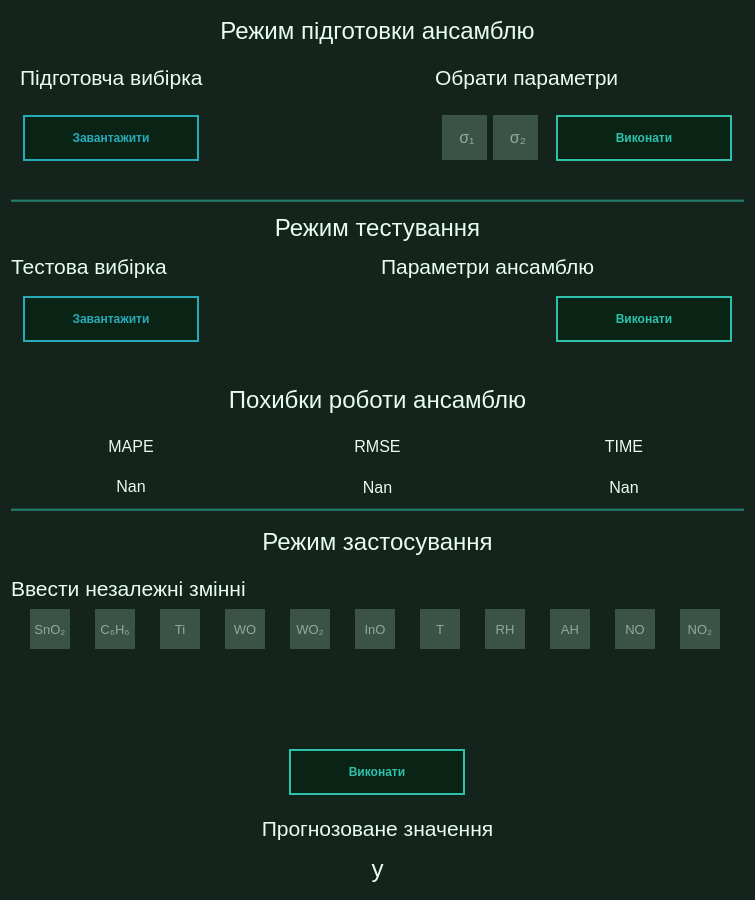
<?xml version="1.0" encoding="UTF-8"?>
<ui version="4.0">
 <class>MLApp</class>
 <widget class="QWidget" name="MLApp">
  <property name="windowModality">
   <enum>Qt::ApplicationModal</enum>
  </property>
  <property name="geometry">
   <rect>
    <x>0</x>
    <y>0</y>
    <width>755</width>
    <height>900</height>
   </rect>
  </property>
  <property name="minimumSize">
   <size>
    <width>700</width>
    <height>900</height>
   </size>
  </property>
  <property name="maximumSize">
   <size>
    <width>1000</width>
    <height>1000</height>
   </size>
  </property>
  <property name="windowTitle">
   <string>Ансамбль мереж GRNN для відновлення втрачених даних показників хімічного складу повітряного середовища</string>
  </property>
  <property name="styleSheet">
   <string notr="true">background-color: rgb(20, 35, 27);
color: rgb(230, 254, 240);</string>
  </property>
  <layout class="QVBoxLayout" name="verticalLayout_3">
   <item>
    <layout class="QVBoxLayout" name="main_layout" stretch="0,0,0,0,0,0,0,0,0,0,0,0,0,0,0,0">
     <item>
      <widget class="QLabel" name="s1_title">
       <property name="minimumSize">
        <size>
         <width>700</width>
         <height>40</height>
        </size>
       </property>
       <property name="maximumSize">
        <size>
         <width>1000</width>
         <height>40</height>
        </size>
       </property>
       <property name="font">
        <font>
         <family>Helvetica</family>
         <pointsize>18</pointsize>
         <weight>50</weight>
         <bold>false</bold>
        </font>
       </property>
       <property name="styleSheet">
        <string notr="true">border-bottom-color: #065446;</string>
       </property>
       <property name="text">
        <string>Режим підготовки ансамблю</string>
       </property>
       <property name="alignment">
        <set>Qt::AlignCenter</set>
       </property>
       <property name="textInteractionFlags">
        <set>Qt::TextSelectableByMouse</set>
       </property>
      </widget>
     </item>
     <item>
      <layout class="QHBoxLayout" name="s1_labels_layout" stretch="0,0">
       <property name="sizeConstraint">
        <enum>QLayout::SetFixedSize</enum>
       </property>
       <item>
        <widget class="QLabel" name="s1_upload_label">
         <property name="minimumSize">
          <size>
           <width>400</width>
           <height>40</height>
          </size>
         </property>
         <property name="maximumSize">
          <size>
           <width>400</width>
           <height>40</height>
          </size>
         </property>
         <property name="font">
          <font>
           <family>Helvetica</family>
           <pointsize>16</pointsize>
           <weight>50</weight>
           <bold>false</bold>
          </font>
         </property>
         <property name="text">
          <string>Підготовча вибірка</string>
         </property>
        </widget>
       </item>
       <item>
        <widget class="QLabel" name="s1_param_label">
         <property name="minimumSize">
          <size>
           <width>300</width>
           <height>40</height>
          </size>
         </property>
         <property name="maximumSize">
          <size>
           <width>300</width>
           <height>40</height>
          </size>
         </property>
         <property name="font">
          <font>
           <family>Helvetica</family>
           <pointsize>16</pointsize>
           <weight>50</weight>
           <bold>false</bold>
          </font>
         </property>
         <property name="text">
          <string>Обрати параметри</string>
         </property>
        </widget>
       </item>
      </layout>
     </item>
     <item>
      <layout class="QHBoxLayout" name="s1_widgets_layout">
       <item>
        <layout class="QGridLayout" name="gridLayout">
         <item row="0" column="2">
          <widget class="QLineEdit" name="s1_sigma_1_input">
           <property name="minimumSize">
            <size>
             <width>45</width>
             <height>45</height>
            </size>
           </property>
           <property name="maximumSize">
            <size>
             <width>45</width>
             <height>45</height>
            </size>
           </property>
           <property name="font">
            <font>
             <family>Helvetica</family>
             <pointsize>12</pointsize>
             <weight>50</weight>
             <bold>false</bold>
            </font>
           </property>
           <property name="styleSheet">
            <string notr="true">background-color: #3b5249;
border: 1 px solid #158467;
height: 40px;
padding: 0px 0px 0px 5px;
</string>
           </property>
           <property name="inputMethodHints">
            <set>Qt::ImhDigitsOnly</set>
           </property>
           <property name="inputMask">
            <string/>
           </property>
           <property name="text">
            <string/>
           </property>
           <property name="maxLength">
            <number>10</number>
           </property>
           <property name="alignment">
            <set>Qt::AlignCenter</set>
           </property>
           <property name="placeholderText">
            <string>σ₁</string>
           </property>
          </widget>
         </item>
         <item row="1" column="0">
          <widget class="QLabel" name="s1_upload_status">
           <property name="text">
            <string/>
           </property>
          </widget>
         </item>
         <item row="0" column="4">
          <widget class="QPushButton" name="s1_run_button">
           <property name="minimumSize">
            <size>
             <width>200</width>
             <height>70</height>
            </size>
           </property>
           <property name="maximumSize">
            <size>
             <width>200</width>
             <height>70</height>
            </size>
           </property>
           <property name="font">
            <font>
             <weight>75</weight>
             <bold>true</bold>
            </font>
           </property>
           <property name="styleSheet">
            <string notr="true">QPushButton{
	color: #2ec1ac;
	background-color: #092415;
	border: 2px solid #2ec1ac;
	padding-top: 10px;
	padding-bottom: 10px;
	padding-left: 25px;
	padding-right: 25px;
	font-weight: Bold;
	margin: 12px;
}

QPushButton:pressed {
    background-color: #2ec1ac;
	color: #092415;
}
</string>
           </property>
           <property name="text">
            <string>Виконати</string>
           </property>
          </widget>
         </item>
         <item row="0" column="0">
          <widget class="QPushButton" name="s1_upload_button">
           <property name="minimumSize">
            <size>
             <width>200</width>
             <height>70</height>
            </size>
           </property>
           <property name="maximumSize">
            <size>
             <width>200</width>
             <height>70</height>
            </size>
           </property>
           <property name="font">
            <font>
             <weight>75</weight>
             <bold>true</bold>
            </font>
           </property>
           <property name="cursor">
            <cursorShape>PointingHandCursor</cursorShape>
           </property>
           <property name="mouseTracking">
            <bool>false</bool>
           </property>
           <property name="styleSheet">
            <string notr="true">QPushButton{
	color: #28abb9;
	background-color: #092415;
	border: 2px solid #28abb9;
	padding-top: 10px;
	padding-bottom: 10px;
	padding-left: 25px;
	padding-right: 25px;
	font-weight: Bold;
	margin: 12px;
}

QPushButton:pressed {
    background-color: #28abb9;
	color: #092415;
}
</string>
           </property>
           <property name="text">
            <string>Завантажити</string>
           </property>
          </widget>
         </item>
         <item row="0" column="3">
          <widget class="QLineEdit" name="s1_sigma_2_input">
           <property name="minimumSize">
            <size>
             <width>45</width>
             <height>45</height>
            </size>
           </property>
           <property name="maximumSize">
            <size>
             <width>45</width>
             <height>45</height>
            </size>
           </property>
           <property name="font">
            <font>
             <family>Helvetica</family>
             <pointsize>12</pointsize>
             <weight>50</weight>
             <bold>false</bold>
            </font>
           </property>
           <property name="styleSheet">
            <string notr="true">background-color: #3b5249;
border: 1 px solid #158467;
height: 40px;
padding: 0px 0px 0px 5px;
</string>
           </property>
           <property name="inputMask">
            <string/>
           </property>
           <property name="text">
            <string/>
           </property>
           <property name="alignment">
            <set>Qt::AlignCenter</set>
           </property>
           <property name="placeholderText">
            <string>σ₂</string>
           </property>
          </widget>
         </item>
         <item row="0" column="1">
          <spacer name="horizontalSpacer">
           <property name="orientation">
            <enum>Qt::Horizontal</enum>
           </property>
           <property name="sizeHint" stdset="0">
            <size>
             <width>200</width>
             <height>20</height>
            </size>
           </property>
          </spacer>
         </item>
         <item row="1" column="2" colspan="3">
          <widget class="QLabel" name="sigma_label">
           <property name="text">
            <string/>
           </property>
          </widget>
         </item>
        </layout>
       </item>
      </layout>
     </item>
     <item>
      <widget class="Line" name="s1_s2_seperator_line">
       <property name="styleSheet">
        <string notr="true">background-color: #206a5d;</string>
       </property>
       <property name="orientation">
        <enum>Qt::Horizontal</enum>
       </property>
      </widget>
     </item>
     <item>
      <widget class="QLabel" name="s2_title">
       <property name="minimumSize">
        <size>
         <width>700</width>
         <height>40</height>
        </size>
       </property>
       <property name="maximumSize">
        <size>
         <width>1000</width>
         <height>40</height>
        </size>
       </property>
       <property name="font">
        <font>
         <family>Helvetica</family>
         <pointsize>18</pointsize>
         <weight>50</weight>
         <bold>false</bold>
        </font>
       </property>
       <property name="text">
        <string>Режим тестування</string>
       </property>
       <property name="alignment">
        <set>Qt::AlignCenter</set>
       </property>
      </widget>
     </item>
     <item>
      <layout class="QHBoxLayout" name="s2_labels_layout" stretch="0,0">
       <property name="sizeConstraint">
        <enum>QLayout::SetMinimumSize</enum>
       </property>
       <item>
        <widget class="QLabel" name="s2_upload_label">
         <property name="minimumSize">
          <size>
           <width>0</width>
           <height>24</height>
          </size>
         </property>
         <property name="maximumSize">
          <size>
           <width>16777215</width>
           <height>24</height>
          </size>
         </property>
         <property name="font">
          <font>
           <family>Helvetica</family>
           <pointsize>16</pointsize>
           <weight>50</weight>
           <bold>false</bold>
          </font>
         </property>
         <property name="text">
          <string>Тестова вибірка</string>
         </property>
        </widget>
       </item>
       <item>
        <widget class="QLabel" name="s2_param_label">
         <property name="minimumSize">
          <size>
           <width>0</width>
           <height>24</height>
          </size>
         </property>
         <property name="maximumSize">
          <size>
           <width>16777215</width>
           <height>24</height>
          </size>
         </property>
         <property name="font">
          <font>
           <family>Helvetica</family>
           <pointsize>16</pointsize>
           <weight>50</weight>
           <italic>false</italic>
           <bold>false</bold>
           <stylestrategy>PreferAntialias</stylestrategy>
          </font>
         </property>
         <property name="text">
          <string>Параметри ансамблю</string>
         </property>
        </widget>
       </item>
      </layout>
     </item>
     <item>
      <layout class="QHBoxLayout" name="s2_widgets_layout">
       <item>
        <layout class="QGridLayout" name="gridLayout_2">
         <item row="1" column="0">
          <widget class="QLabel" name="s2_upload_status">
           <property name="text">
            <string/>
           </property>
          </widget>
         </item>
         <item row="0" column="1">
          <spacer name="horizontalSpacer_2">
           <property name="orientation">
            <enum>Qt::Horizontal</enum>
           </property>
           <property name="sizeHint" stdset="0">
            <size>
             <width>200</width>
             <height>20</height>
            </size>
           </property>
          </spacer>
         </item>
         <item row="0" column="0">
          <widget class="QPushButton" name="s2_upload_button">
           <property name="minimumSize">
            <size>
             <width>200</width>
             <height>70</height>
            </size>
           </property>
           <property name="maximumSize">
            <size>
             <width>200</width>
             <height>70</height>
            </size>
           </property>
           <property name="font">
            <font>
             <weight>75</weight>
             <bold>true</bold>
            </font>
           </property>
           <property name="cursor">
            <cursorShape>PointingHandCursor</cursorShape>
           </property>
           <property name="styleSheet">
            <string notr="true">QPushButton{
	color: #28abb9;
	background-color: #092415;
	border: 2px solid #28abb9;
	padding-top: 10px;
	padding-bottom: 10px;
	padding-left: 25px;
	padding-right: 25px;
	font-weight: Bold;
	margin: 12px;
}

QPushButton:pressed {
    background-color: #28abb9;
	color: #092415;
}</string>
           </property>
           <property name="text">
            <string>Завантажити</string>
           </property>
          </widget>
         </item>
         <item row="0" column="2">
          <widget class="QPushButton" name="s2_run_button">
           <property name="minimumSize">
            <size>
             <width>200</width>
             <height>70</height>
            </size>
           </property>
           <property name="maximumSize">
            <size>
             <width>200</width>
             <height>70</height>
            </size>
           </property>
           <property name="font">
            <font>
             <weight>75</weight>
             <bold>true</bold>
            </font>
           </property>
           <property name="styleSheet">
            <string notr="true">QPushButton{
	color: #2ec1ac;
	background-color: #092415;
	border: 2px solid #2ec1ac;
	padding-top: 10px;
	padding-bottom: 10px;
	padding-left: 25px;
	padding-right: 25px;
	font-weight: Bold;
	margin: 12px;
}

QPushButton:pressed {
    background-color: #2ec1ac;
	color: #092415;
}</string>
           </property>
           <property name="text">
            <string>Виконати</string>
           </property>
          </widget>
         </item>
        </layout>
       </item>
      </layout>
     </item>
     <item>
      <widget class="QLabel" name="s3_title">
       <property name="minimumSize">
        <size>
         <width>700</width>
         <height>40</height>
        </size>
       </property>
       <property name="maximumSize">
        <size>
         <width>1000</width>
         <height>40</height>
        </size>
       </property>
       <property name="font">
        <font>
         <family>Helvetica</family>
         <pointsize>18</pointsize>
         <weight>50</weight>
         <bold>false</bold>
        </font>
       </property>
       <property name="text">
        <string>Похибки роботи ансамблю</string>
       </property>
       <property name="alignment">
        <set>Qt::AlignCenter</set>
       </property>
      </widget>
     </item>
     <item>
      <layout class="QGridLayout" name="s3_widgets_layout">
       <item row="1" column="1">
        <widget class="QLabel" name="s3_rmse_value_label">
         <property name="minimumSize">
          <size>
           <width>200</width>
           <height>20</height>
          </size>
         </property>
         <property name="maximumSize">
          <size>
           <width>300</width>
           <height>30</height>
          </size>
         </property>
         <property name="font">
          <font>
           <family>Helvetica</family>
           <pointsize>12</pointsize>
          </font>
         </property>
         <property name="text">
          <string>Nan</string>
         </property>
         <property name="alignment">
          <set>Qt::AlignCenter</set>
         </property>
        </widget>
       </item>
       <item row="0" column="0">
        <widget class="QLabel" name="s3_mape_label">
         <property name="minimumSize">
          <size>
           <width>200</width>
           <height>30</height>
          </size>
         </property>
         <property name="maximumSize">
          <size>
           <width>300</width>
           <height>40</height>
          </size>
         </property>
         <property name="font">
          <font>
           <family>Helvetica</family>
           <pointsize>12</pointsize>
           <weight>50</weight>
           <bold>false</bold>
          </font>
         </property>
         <property name="text">
          <string>MAPE</string>
         </property>
         <property name="alignment">
          <set>Qt::AlignCenter</set>
         </property>
        </widget>
       </item>
       <item row="1" column="0">
        <widget class="QLabel" name="s3_mape_value_label">
         <property name="minimumSize">
          <size>
           <width>200</width>
           <height>20</height>
          </size>
         </property>
         <property name="maximumSize">
          <size>
           <width>300</width>
           <height>30</height>
          </size>
         </property>
         <property name="font">
          <font>
           <family>Helvetica</family>
           <pointsize>12</pointsize>
          </font>
         </property>
         <property name="text">
          <string>Nan</string>
         </property>
         <property name="textFormat">
          <enum>Qt::RichText</enum>
         </property>
         <property name="alignment">
          <set>Qt::AlignCenter</set>
         </property>
         <property name="buddy">
          <cstring></cstring>
         </property>
        </widget>
       </item>
       <item row="0" column="1">
        <widget class="QLabel" name="s3_rmse_label">
         <property name="minimumSize">
          <size>
           <width>200</width>
           <height>30</height>
          </size>
         </property>
         <property name="maximumSize">
          <size>
           <width>300</width>
           <height>40</height>
          </size>
         </property>
         <property name="font">
          <font>
           <family>Helvetica</family>
           <pointsize>12</pointsize>
           <weight>50</weight>
           <italic>false</italic>
           <bold>false</bold>
           <stylestrategy>PreferAntialias</stylestrategy>
           <kerning>false</kerning>
          </font>
         </property>
         <property name="text">
          <string>RMSE</string>
         </property>
         <property name="alignment">
          <set>Qt::AlignCenter</set>
         </property>
        </widget>
       </item>
       <item row="0" column="2">
        <widget class="QLabel" name="s3_time_label">
         <property name="minimumSize">
          <size>
           <width>200</width>
           <height>30</height>
          </size>
         </property>
         <property name="maximumSize">
          <size>
           <width>300</width>
           <height>40</height>
          </size>
         </property>
         <property name="font">
          <font>
           <family>Helvetica</family>
           <pointsize>12</pointsize>
          </font>
         </property>
         <property name="text">
          <string>TIME</string>
         </property>
         <property name="alignment">
          <set>Qt::AlignCenter</set>
         </property>
        </widget>
       </item>
       <item row="1" column="2">
        <widget class="QLabel" name="s3_time_value_label">
         <property name="minimumSize">
          <size>
           <width>200</width>
           <height>20</height>
          </size>
         </property>
         <property name="maximumSize">
          <size>
           <width>300</width>
           <height>30</height>
          </size>
         </property>
         <property name="font">
          <font>
           <family>Helvetica</family>
           <pointsize>12</pointsize>
          </font>
         </property>
         <property name="text">
          <string>Nan</string>
         </property>
         <property name="alignment">
          <set>Qt::AlignCenter</set>
         </property>
        </widget>
       </item>
      </layout>
     </item>
     <item>
      <widget class="Line" name="line_2">
       <property name="styleSheet">
        <string notr="true">background-color: #206a5d;</string>
       </property>
       <property name="orientation">
        <enum>Qt::Horizontal</enum>
       </property>
      </widget>
     </item>
     <item>
      <widget class="QLabel" name="s4_title">
       <property name="minimumSize">
        <size>
         <width>700</width>
         <height>40</height>
        </size>
       </property>
       <property name="maximumSize">
        <size>
         <width>1000</width>
         <height>50</height>
        </size>
       </property>
       <property name="font">
        <font>
         <family>Helvetica</family>
         <pointsize>18</pointsize>
         <weight>50</weight>
         <bold>false</bold>
        </font>
       </property>
       <property name="text">
        <string>Режим застосування</string>
       </property>
       <property name="alignment">
        <set>Qt::AlignCenter</set>
       </property>
      </widget>
     </item>
     <item>
      <widget class="QLabel" name="s4_label">
       <property name="minimumSize">
        <size>
         <width>700</width>
         <height>20</height>
        </size>
       </property>
       <property name="maximumSize">
        <size>
         <width>1000</width>
         <height>30</height>
        </size>
       </property>
       <property name="font">
        <font>
         <family>Helvetica</family>
         <pointsize>16</pointsize>
         <weight>50</weight>
         <bold>false</bold>
        </font>
       </property>
       <property name="text">
        <string>Ввести незалежні змінні</string>
       </property>
      </widget>
     </item>
     <item>
      <layout class="QHBoxLayout" name="horizontalLayout">
       <item>
        <widget class="QLineEdit" name="sno2_input">
         <property name="minimumSize">
          <size>
           <width>40</width>
           <height>40</height>
          </size>
         </property>
         <property name="maximumSize">
          <size>
           <width>40</width>
           <height>40</height>
          </size>
         </property>
         <property name="font">
          <font>
           <family>Helvetica</family>
           <pointsize>10</pointsize>
           <weight>50</weight>
           <bold>false</bold>
          </font>
         </property>
         <property name="toolTip">
          <string>Неметанові вуглеводні</string>
         </property>
         <property name="styleSheet">
          <string notr="true">background-color: #3b5249;
border: 1 px solid #158467;
height: 40px;
</string>
         </property>
         <property name="alignment">
          <set>Qt::AlignCenter</set>
         </property>
         <property name="placeholderText">
          <string>SnO₂</string>
         </property>
         <property name="cursorMoveStyle">
          <enum>Qt::VisualMoveStyle</enum>
         </property>
        </widget>
       </item>
       <item>
        <widget class="QLineEdit" name="C6H6_input">
         <property name="minimumSize">
          <size>
           <width>40</width>
           <height>40</height>
          </size>
         </property>
         <property name="maximumSize">
          <size>
           <width>40</width>
           <height>40</height>
          </size>
         </property>
         <property name="font">
          <font>
           <family>Helvetica</family>
           <pointsize>10</pointsize>
           <weight>50</weight>
           <bold>false</bold>
          </font>
         </property>
         <property name="toolTip">
          <string>Бензол</string>
         </property>
         <property name="autoFillBackground">
          <bool>false</bool>
         </property>
         <property name="styleSheet">
          <string notr="true">background-color: #3b5249;
border: 1 px solid #158467;
height: 40px;
</string>
         </property>
         <property name="text">
          <string extracomment="Неметанові вуглеводні"/>
         </property>
         <property name="maxLength">
          <number>10</number>
         </property>
         <property name="frame">
          <bool>true</bool>
         </property>
         <property name="alignment">
          <set>Qt::AlignCenter</set>
         </property>
         <property name="placeholderText">
          <string>C₆H₆</string>
         </property>
        </widget>
       </item>
       <item>
        <widget class="QLineEdit" name="Ti_input">
         <property name="minimumSize">
          <size>
           <width>40</width>
           <height>40</height>
          </size>
         </property>
         <property name="maximumSize">
          <size>
           <width>40</width>
           <height>40</height>
          </size>
         </property>
         <property name="font">
          <font>
           <family>Helvetica</family>
           <pointsize>10</pointsize>
           <weight>50</weight>
           <bold>false</bold>
          </font>
         </property>
         <property name="toolTip">
          <string>Титан</string>
         </property>
         <property name="styleSheet">
          <string notr="true">background-color: #3b5249;
border: 1 px solid #158467;
height: 40px;
</string>
         </property>
         <property name="alignment">
          <set>Qt::AlignCenter</set>
         </property>
         <property name="placeholderText">
          <string>Ti</string>
         </property>
        </widget>
       </item>
       <item>
        <widget class="QLineEdit" name="WO_input">
         <property name="minimumSize">
          <size>
           <width>40</width>
           <height>40</height>
          </size>
         </property>
         <property name="maximumSize">
          <size>
           <width>40</width>
           <height>40</height>
          </size>
         </property>
         <property name="font">
          <font>
           <family>Helvetica</family>
           <pointsize>10</pointsize>
           <weight>50</weight>
           <bold>false</bold>
          </font>
         </property>
         <property name="toolTip">
          <string>Оксид вольфраму</string>
         </property>
         <property name="styleSheet">
          <string notr="true">background-color: #3b5249;
border: 1 px solid #158467;
height: 40px;
</string>
         </property>
         <property name="alignment">
          <set>Qt::AlignCenter</set>
         </property>
         <property name="placeholderText">
          <string>WO</string>
         </property>
        </widget>
       </item>
       <item>
        <widget class="QLineEdit" name="WO2_input">
         <property name="minimumSize">
          <size>
           <width>40</width>
           <height>40</height>
          </size>
         </property>
         <property name="maximumSize">
          <size>
           <width>40</width>
           <height>40</height>
          </size>
         </property>
         <property name="font">
          <font>
           <family>Helvetica</family>
           <pointsize>10</pointsize>
           <weight>50</weight>
           <bold>false</bold>
          </font>
         </property>
         <property name="toolTip">
          <string>Двоокис вольфраму</string>
         </property>
         <property name="styleSheet">
          <string notr="true">background-color: #3b5249;
border: 1 px solid #158467;
height: 40px;
</string>
         </property>
         <property name="alignment">
          <set>Qt::AlignCenter</set>
         </property>
         <property name="placeholderText">
          <string>WO₂</string>
         </property>
        </widget>
       </item>
       <item>
        <widget class="QLineEdit" name="InO_input">
         <property name="minimumSize">
          <size>
           <width>40</width>
           <height>40</height>
          </size>
         </property>
         <property name="maximumSize">
          <size>
           <width>40</width>
           <height>40</height>
          </size>
         </property>
         <property name="font">
          <font>
           <family>Helvetica</family>
           <pointsize>10</pointsize>
           <weight>50</weight>
           <bold>false</bold>
          </font>
         </property>
         <property name="toolTip">
          <string>Оксид індія</string>
         </property>
         <property name="styleSheet">
          <string notr="true">background-color: #3b5249;
border: 1 px solid #158467;
height: 40px;
</string>
         </property>
         <property name="alignment">
          <set>Qt::AlignCenter</set>
         </property>
         <property name="placeholderText">
          <string>InO</string>
         </property>
        </widget>
       </item>
       <item>
        <widget class="QLineEdit" name="T_input">
         <property name="minimumSize">
          <size>
           <width>40</width>
           <height>40</height>
          </size>
         </property>
         <property name="maximumSize">
          <size>
           <width>40</width>
           <height>40</height>
          </size>
         </property>
         <property name="font">
          <font>
           <family>Helvetica</family>
           <pointsize>10</pointsize>
           <weight>50</weight>
           <bold>false</bold>
          </font>
         </property>
         <property name="toolTip">
          <string>Температура</string>
         </property>
         <property name="styleSheet">
          <string notr="true">background-color: #3b5249;
border: 1 px solid #158467;
height: 40px;
</string>
         </property>
         <property name="alignment">
          <set>Qt::AlignCenter</set>
         </property>
         <property name="placeholderText">
          <string>T</string>
         </property>
        </widget>
       </item>
       <item>
        <widget class="QLineEdit" name="RH_input">
         <property name="minimumSize">
          <size>
           <width>40</width>
           <height>40</height>
          </size>
         </property>
         <property name="maximumSize">
          <size>
           <width>40</width>
           <height>40</height>
          </size>
         </property>
         <property name="font">
          <font>
           <family>Helvetica</family>
           <pointsize>10</pointsize>
           <weight>50</weight>
           <bold>false</bold>
          </font>
         </property>
         <property name="toolTip">
          <string>Відносна вологість</string>
         </property>
         <property name="styleSheet">
          <string notr="true">background-color: #3b5249;
border: 1 px solid #158467;
height: 40px;
</string>
         </property>
         <property name="alignment">
          <set>Qt::AlignCenter</set>
         </property>
         <property name="placeholderText">
          <string>RH</string>
         </property>
        </widget>
       </item>
       <item>
        <widget class="QLineEdit" name="AH_input">
         <property name="minimumSize">
          <size>
           <width>40</width>
           <height>40</height>
          </size>
         </property>
         <property name="maximumSize">
          <size>
           <width>40</width>
           <height>40</height>
          </size>
         </property>
         <property name="font">
          <font>
           <family>Helvetica</family>
           <pointsize>10</pointsize>
           <weight>50</weight>
           <bold>false</bold>
          </font>
         </property>
         <property name="toolTip">
          <string>Абсолютна вологість</string>
         </property>
         <property name="styleSheet">
          <string notr="true">background-color: #3b5249;
border: 1 px solid #158467;
height: 40px;
</string>
         </property>
         <property name="alignment">
          <set>Qt::AlignCenter</set>
         </property>
         <property name="placeholderText">
          <string>AH</string>
         </property>
        </widget>
       </item>
       <item>
        <widget class="QLineEdit" name="NO_input">
         <property name="minimumSize">
          <size>
           <width>40</width>
           <height>40</height>
          </size>
         </property>
         <property name="maximumSize">
          <size>
           <width>40</width>
           <height>40</height>
          </size>
         </property>
         <property name="font">
          <font>
           <family>Helvetica</family>
           <pointsize>10</pointsize>
           <weight>50</weight>
           <bold>false</bold>
          </font>
         </property>
         <property name="toolTip">
          <string>Окис азоту</string>
         </property>
         <property name="styleSheet">
          <string notr="true">background-color: #3b5249;
border: 1 px solid #158467;
height: 40px;
</string>
         </property>
         <property name="alignment">
          <set>Qt::AlignCenter</set>
         </property>
         <property name="placeholderText">
          <string>NO</string>
         </property>
        </widget>
       </item>
       <item>
        <widget class="QLineEdit" name="NO2_input">
         <property name="minimumSize">
          <size>
           <width>40</width>
           <height>40</height>
          </size>
         </property>
         <property name="maximumSize">
          <size>
           <width>40</width>
           <height>40</height>
          </size>
         </property>
         <property name="font">
          <font>
           <family>Helvetica</family>
           <pointsize>10</pointsize>
           <weight>50</weight>
           <bold>false</bold>
          </font>
         </property>
         <property name="toolTip">
          <string>Двоокис азоту</string>
         </property>
         <property name="styleSheet">
          <string notr="true">background-color: #3b5249;
border: 1 px solid #158467;
height: 40px;
</string>
         </property>
         <property name="alignment">
          <set>Qt::AlignCenter</set>
         </property>
         <property name="placeholderText">
          <string>NO₂</string>
         </property>
        </widget>
       </item>
      </layout>
     </item>
     <item>
      <widget class="QLabel" name="vector_label">
       <property name="text">
        <string/>
       </property>
       <property name="alignment">
        <set>Qt::AlignCenter</set>
       </property>
      </widget>
     </item>
     <item>
      <layout class="QHBoxLayout" name="horizontalLayout_2">
       <item>
        <widget class="QPushButton" name="s4_run_button">
         <property name="minimumSize">
          <size>
           <width>200</width>
           <height>70</height>
          </size>
         </property>
         <property name="maximumSize">
          <size>
           <width>200</width>
           <height>70</height>
          </size>
         </property>
         <property name="font">
          <font>
           <weight>75</weight>
           <bold>true</bold>
          </font>
         </property>
         <property name="layoutDirection">
          <enum>Qt::LeftToRight</enum>
         </property>
         <property name="styleSheet">
          <string notr="true">QPushButton{
	color: #2ec1ac;
	background-color: #092415;
	border: 2px solid #2ec1ac;
	padding-top: 10px;
	padding-bottom: 10px;
	padding-left: 25px;
	padding-right: 25px;
	font-weight: Bold;
	margin: 12px;
}

QPushButton:pressed {
    background-color: #2ec1ac;
	color: #092415;
}
</string>
         </property>
         <property name="text">
          <string>Виконати</string>
         </property>
        </widget>
       </item>
      </layout>
     </item>
     <item>
      <layout class="QVBoxLayout" name="result_layout">
       <item>
        <widget class="QLabel" name="s4_title_2">
         <property name="minimumSize">
          <size>
           <width>700</width>
           <height>20</height>
          </size>
         </property>
         <property name="maximumSize">
          <size>
           <width>1000</width>
           <height>30</height>
          </size>
         </property>
         <property name="font">
          <font>
           <family>Helvetica</family>
           <pointsize>16</pointsize>
           <weight>50</weight>
           <bold>false</bold>
          </font>
         </property>
         <property name="text">
          <string>Прогнозоване значення</string>
         </property>
         <property name="alignment">
          <set>Qt::AlignCenter</set>
         </property>
        </widget>
       </item>
       <item>
        <widget class="QLabel" name="y_label">
         <property name="minimumSize">
          <size>
           <width>700</width>
           <height>30</height>
          </size>
         </property>
         <property name="maximumSize">
          <size>
           <width>1000</width>
           <height>40</height>
          </size>
         </property>
         <property name="font">
          <font>
           <pointsize>18</pointsize>
          </font>
         </property>
         <property name="text">
          <string>y</string>
         </property>
         <property name="alignment">
          <set>Qt::AlignCenter</set>
         </property>
         <property name="margin">
          <number>30</number>
         </property>
        </widget>
       </item>
      </layout>
     </item>
    </layout>
   </item>
  </layout>
 </widget>
 <resources/>
 <connections/>
</ui>
